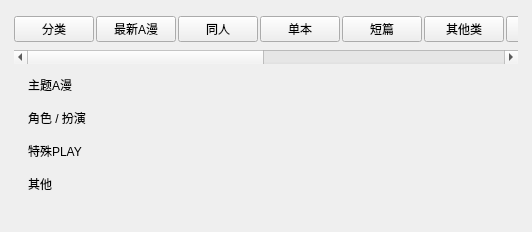
<?xml version="1.0" encoding="UTF-8"?>
<ui version="4.0">
 <class>CategoryRankPanel</class>
 <widget class="QFrame" name="categoryRankPanel">
  <property name="frameShape"><enum>QFrame::Shape::NoFrame</enum></property>
  <layout class="QVBoxLayout" name="categoryRankRootLayout">
   <property name="leftMargin"><number>14</number></property><property name="topMargin"><number>8</number></property><property name="rightMargin"><number>14</number></property><property name="bottomMargin"><number>14</number></property><property name="spacing"><number>0</number></property>
   <item>
    <widget class="QScrollArea" name="categoryRankNavScroll">
     <property name="minimumSize"><size><width>0</width><height>56</height></size></property><property name="maximumSize"><size><width>16777215</width><height>56</height></size></property><property name="frameShape"><enum>QFrame::Shape::NoFrame</enum></property><property name="widgetResizable"><bool>true</bool></property><property name="horizontalScrollBarPolicy"><enum>Qt::ScrollBarAsNeeded</enum></property><property name="verticalScrollBarPolicy"><enum>Qt::ScrollBarAlwaysOff</enum></property>
     <widget class="QWidget" name="categoryRankNavContent">
      <layout class="QHBoxLayout" name="categoryRankNavLayout">
       <property name="leftMargin"><number>0</number></property><property name="topMargin"><number>0</number></property><property name="rightMargin"><number>0</number></property><property name="bottomMargin"><number>0</number></property><property name="spacing"><number>2</number></property>
       <item><widget class="QPushButton" name="categoryRankOverviewButton"><property name="text"><string>分类</string></property></widget></item>
       <item><widget class="QPushButton" name="categoryRankAllButton"><property name="text"><string>最新A漫</string></property></widget></item>
       <item><widget class="QPushButton" name="categoryRankDoujinButton"><property name="text"><string>同人</string></property></widget></item>
       <item><widget class="QPushButton" name="categoryRankSingleButton"><property name="text"><string>单本</string></property></widget></item>
       <item><widget class="QPushButton" name="categoryRankShortButton"><property name="text"><string>短篇</string></property></widget></item>
       <item><widget class="QPushButton" name="categoryRankOtherButton"><property name="text"><string>其他类</string></property></widget></item>
       <item><widget class="QPushButton" name="categoryRankHanmanButton"><property name="text"><string>韩漫</string></property></widget></item>
       <item><widget class="QPushButton" name="categoryRankEnglishButton"><property name="text"><string>ENGLISH MANGA</string></property></widget></item>
       <item><widget class="QPushButton" name="categoryRankGeneralHanmanButton"><property name="text"><string>一般向韩漫</string></property></widget></item>
       <item><widget class="QPushButton" name="categoryRankCosplayButton"><property name="text"><string>COSPLAY</string></property></widget></item>
       <item><widget class="QPushButton" name="categoryRank3dButton"><property name="text"><string>3D</string></property></widget></item>
       <item><widget class="QPushButton" name="categoryRankTranslatedButton"><property name="text"><string>禁漫汉化组</string></property></widget></item>
       <item><spacer name="categoryRankNavSpacer"><property name="orientation"><enum>Qt::Orientation::Horizontal</enum></property><property name="sizeType"><enum>QSizePolicy::Policy::Expanding</enum></property></spacer></item>
      </layout>
     </widget>
    </widget>
   </item>
   <item>
    <widget class="QStackedWidget" name="categoryRankContentStack">
     <widget class="QWidget" name="categoryRankTagPage">
      <layout class="QVBoxLayout" name="categoryRankTagPageLayout">
       <property name="leftMargin"><number>0</number></property><property name="topMargin"><number>12</number></property><property name="rightMargin"><number>0</number></property><property name="bottomMargin"><number>0</number></property><property name="spacing"><number>0</number></property>
       <item>
        <widget class="QScrollArea" name="categoryRankContentScroll">
         <property name="frameShape"><enum>QFrame::Shape::NoFrame</enum></property><property name="widgetResizable"><bool>true</bool></property><property name="horizontalScrollBarPolicy"><enum>Qt::ScrollBarAlwaysOff</enum></property>
         <widget class="QWidget" name="categoryRankContent">
          <layout class="QVBoxLayout" name="categoryRankContentLayout">
           <property name="leftMargin"><number>14</number></property><property name="topMargin"><number>0</number></property><property name="rightMargin"><number>14</number></property><property name="bottomMargin"><number>18</number></property><property name="spacing"><number>15</number></property>
           <item><widget class="QLabel" name="categoryRankThemeTitle"><property name="text"><string>主题A漫</string></property></widget></item>
           <item><layout class="QGridLayout" name="categoryRankThemeGrid"><property name="horizontalSpacing"><number>8</number></property><property name="verticalSpacing"><number>8</number></property></layout></item>
           <item><widget class="QLabel" name="categoryRankRoleTitle"><property name="text"><string>角色 / 扮演</string></property></widget></item>
           <item><layout class="QGridLayout" name="categoryRankRoleGrid"><property name="horizontalSpacing"><number>8</number></property><property name="verticalSpacing"><number>8</number></property></layout></item>
           <item><widget class="QLabel" name="categoryRankPlayTitle"><property name="text"><string>特殊PLAY</string></property></widget></item>
           <item><layout class="QGridLayout" name="categoryRankPlayGrid"><property name="horizontalSpacing"><number>8</number></property><property name="verticalSpacing"><number>8</number></property></layout></item>
           <item><widget class="QLabel" name="categoryRankOtherTitle"><property name="text"><string>其他</string></property></widget></item>
           <item><layout class="QGridLayout" name="categoryRankTagOtherGrid"><property name="horizontalSpacing"><number>8</number></property><property name="verticalSpacing"><number>8</number></property></layout></item>
           <item><spacer name="categoryRankBottomSpacer"><property name="orientation"><enum>Qt::Orientation::Vertical</enum></property><property name="sizeType"><enum>QSizePolicy::Policy::Expanding</enum></property></spacer></item>
          </layout>
         </widget>
        </widget>
       </item>
      </layout>
     </widget>
     <widget class="QWidget" name="categoryRankResultsPage">
      <layout class="QVBoxLayout" name="categoryRankResultsLayout">
       <property name="leftMargin"><number>0</number></property><property name="topMargin"><number>8</number></property><property name="rightMargin"><number>0</number></property><property name="bottomMargin"><number>0</number></property><property name="spacing"><number>0</number></property>
      </layout>
     </widget>
    </widget>
   </item>
  </layout>
 </widget>
 <resources/>
 <connections/>
</ui>
